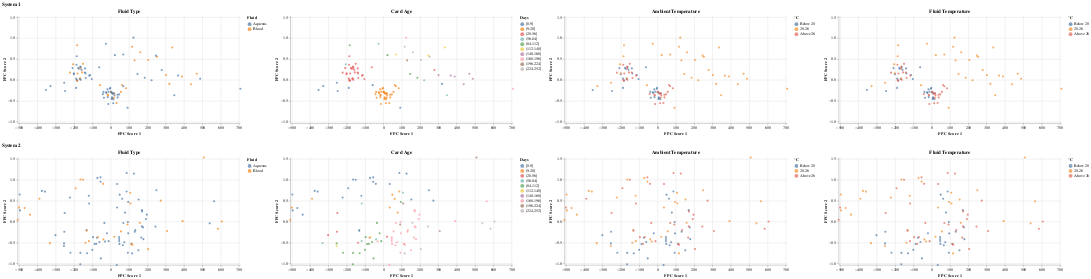

Notebook cell for this chart:
### Markdown cell above
### System 1 versus System 2: Sensor A - Sample Window

### Code cell
pc_scores_s1_A_sample_window, pc_scores_s2_A_sample_window,fpca_s1_A_sample_window,fpca_s2_A_sample_window = fpca_two_inputs(A1_sample_window, A2_sample_window)
create_pc_scores_plots(pc_scores_s1_A_sample_window, pc_scores_s2_A_sample_window, A1_Merged, A2_Merged)
